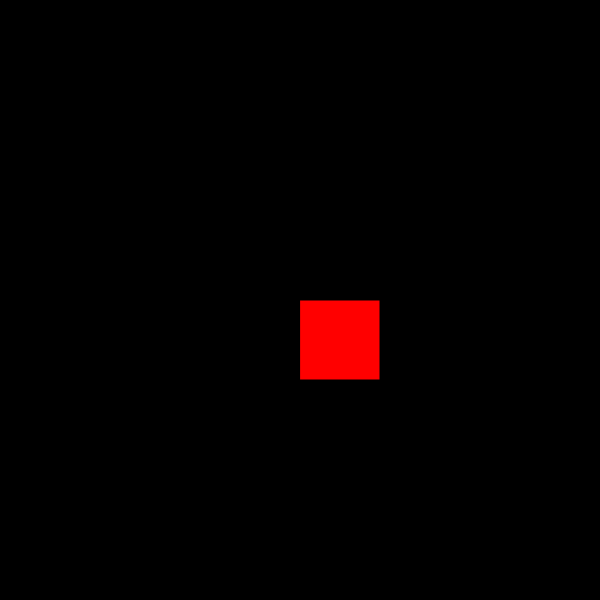
Frame 1 (no input)
Frame 60 (no input): identical to frame 1, image omitted
Frame 120 (the mouse pressed at the canvas centre since frame 60): identical to frame 1, image omitted

The p5.js sketch that drew this single still picture (run headless with seeded random() and noise() and a simulated clock; from frame 60 on, the mouse is pressed at the canvas centre):

// p5.js sketch
// ── sketch.js
function setup(){
	createCanvas(600,600);
}

function draw(){
	background(0);

	fill(255, 0, 0);
	rect(width/2, height/2, 80, 80);

	if(mouseIsPressed){
		if(mouseX < 380 && mouseX > width/2 && mouseY > height/2 && mouseY < 380){
			background(255);
			fill(255, 0, 0);
			rect(width/2, height/2, 80, 80);
		}
	}
	// fill(255, 0, 0);
	// rect(220, 220, 80, 80);
	// fill(0, 0, 255);
	// rect(380, 380, 80, 80);

	
}
